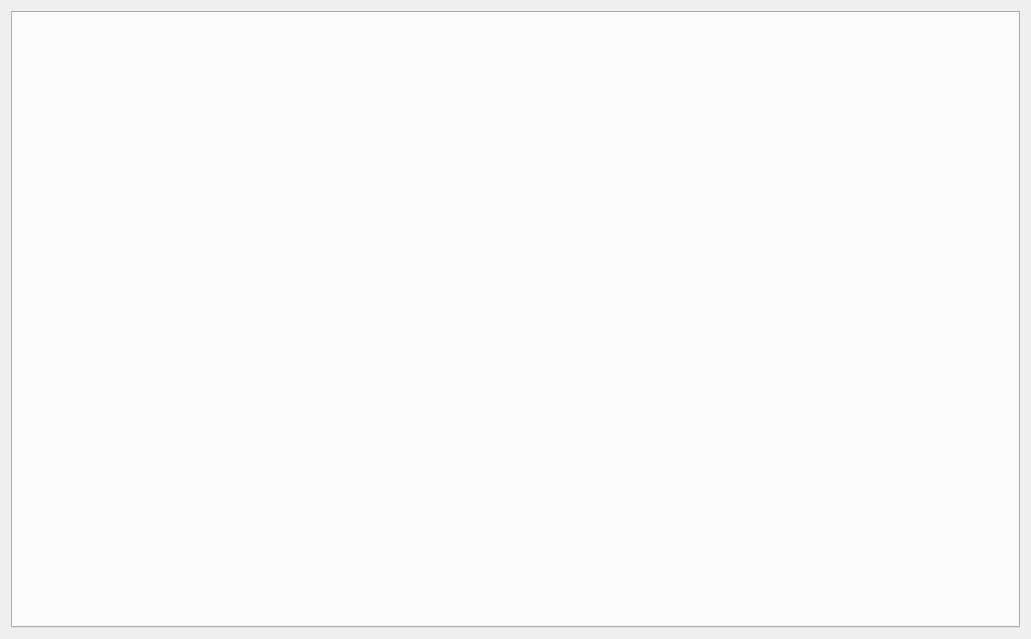
<?xml version="1.0" encoding="UTF-8"?>
<ui version="4.0">
 <class>SmartContract</class>
 <widget class="QWidget" name="SmartContract">
  <property name="geometry">
   <rect>
    <x>0</x>
    <y>0</y>
    <width>1031</width>
    <height>639</height>
   </rect>
  </property>
  <property name="windowTitle">
   <string>Dialog</string>
  </property>
  <layout class="QVBoxLayout" name="verticalLayout">
   <item>
    <widget class="QTabWidget" name="SmartContractTabWidget">
     <property name="enabled">
      <bool>true</bool>
     </property>
     <property name="font">
      <font>
       <weight>50</weight>
       <bold>false</bold>
      </font>
     </property>
     <property name="tabPosition">
      <enum>QTabWidget::North</enum>
     </property>
     <property name="tabShape">
      <enum>QTabWidget::Rounded</enum>
     </property>
     <property name="currentIndex">
      <number>-1</number>
     </property>
    </widget>
   </item>
  </layout>
 </widget>
 <resources>
  <include location="../EDC.qrc"/>
 </resources>
 <connections/>
</ui>
